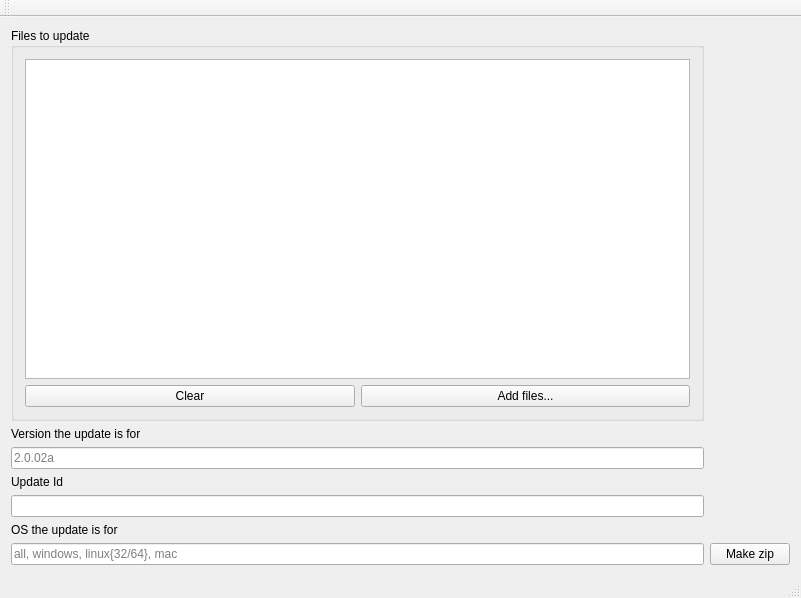
<?xml version="1.0" encoding="UTF-8"?>
<ui version="4.0">
 <class>MainWindow</class>
 <widget class="QMainWindow" name="MainWindow">
  <property name="geometry">
   <rect>
    <x>0</x>
    <y>0</y>
    <width>801</width>
    <height>598</height>
   </rect>
  </property>
  <property name="windowTitle">
   <string>MainWindow</string>
  </property>
  <widget class="QWidget" name="centralWidget">
   <layout class="QHBoxLayout" name="horizontalLayout_2">
    <item>
     <layout class="QVBoxLayout" name="verticalLayout_5">
      <item>
       <widget class="QGroupBox" name="groupBox">
        <property name="title">
         <string>Files to update</string>
        </property>
        <layout class="QVBoxLayout" name="verticalLayout">
         <item>
          <widget class="QListView" name="filesList"/>
         </item>
         <item>
          <layout class="QHBoxLayout" name="horizontalLayout">
           <item>
            <widget class="QPushButton" name="clearFiles">
             <property name="text">
              <string>Clear</string>
             </property>
            </widget>
           </item>
           <item>
            <widget class="QPushButton" name="addFiles">
             <property name="text">
              <string>Add files...</string>
             </property>
            </widget>
           </item>
          </layout>
         </item>
        </layout>
       </widget>
      </item>
      <item>
       <layout class="QVBoxLayout" name="verticalLayout_2">
        <item>
         <widget class="QLabel" name="label">
          <property name="text">
           <string>Version the update is for</string>
          </property>
         </widget>
        </item>
        <item>
         <widget class="QLineEdit" name="version">
          <property name="placeholderText">
           <string>2.0.02a</string>
          </property>
         </widget>
        </item>
       </layout>
      </item>
      <item>
       <layout class="QVBoxLayout" name="verticalLayout_3">
        <item>
         <widget class="QLabel" name="label_2">
          <property name="text">
           <string>Update Id</string>
          </property>
         </widget>
        </item>
        <item>
         <widget class="QLineEdit" name="updateId">
          <property name="readOnly">
           <bool>true</bool>
          </property>
         </widget>
        </item>
       </layout>
      </item>
      <item>
       <layout class="QVBoxLayout" name="verticalLayout_4">
        <item>
         <widget class="QLabel" name="label_3">
          <property name="text">
           <string>OS the update is for</string>
          </property>
         </widget>
        </item>
        <item>
         <widget class="QLineEdit" name="os">
          <property name="placeholderText">
           <string>all, windows, linux{32/64}, mac</string>
          </property>
         </widget>
        </item>
       </layout>
      </item>
     </layout>
    </item>
    <item>
     <layout class="QVBoxLayout" name="verticalLayout_6">
      <item>
       <spacer name="verticalSpacer">
        <property name="orientation">
         <enum>Qt::Vertical</enum>
        </property>
        <property name="sizeHint" stdset="0">
         <size>
          <width>20</width>
          <height>40</height>
         </size>
        </property>
       </spacer>
      </item>
      <item>
       <widget class="QPushButton" name="done">
        <property name="text">
         <string>Make zip</string>
        </property>
       </widget>
      </item>
     </layout>
    </item>
   </layout>
  </widget>
  <widget class="QMenuBar" name="menuBar">
   <property name="geometry">
    <rect>
     <x>0</x>
     <y>0</y>
     <width>801</width>
     <height>25</height>
    </rect>
   </property>
  </widget>
  <widget class="QToolBar" name="mainToolBar">
   <attribute name="toolBarArea">
    <enum>TopToolBarArea</enum>
   </attribute>
   <attribute name="toolBarBreak">
    <bool>false</bool>
   </attribute>
  </widget>
  <widget class="QStatusBar" name="statusBar"/>
 </widget>
 <layoutdefault spacing="6" margin="11"/>
 <resources/>
 <connections/>
</ui>
